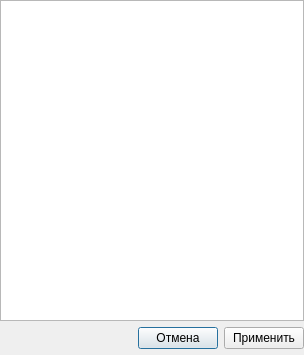
<?xml version="1.0" encoding="UTF-8"?>
<ui version="4.0">
 <class>DialogEditRecord</class>
 <widget class="QDialog" name="DialogEditRecord">
  <property name="geometry">
   <rect>
    <x>0</x>
    <y>0</y>
    <width>304</width>
    <height>355</height>
   </rect>
  </property>
  <property name="minimumSize">
   <size>
    <width>304</width>
    <height>355</height>
   </size>
  </property>
  <property name="mouseTracking">
   <bool>true</bool>
  </property>
  <property name="windowTitle">
   <string>Редактор</string>
  </property>
  <layout class="QGridLayout" name="gridLayout">
   <property name="leftMargin">
    <number>0</number>
   </property>
   <property name="topMargin">
    <number>0</number>
   </property>
   <property name="rightMargin">
    <number>0</number>
   </property>
   <property name="bottomMargin">
    <number>6</number>
   </property>
   <item row="0" column="0" colspan="3">
    <widget class="QTreeView" name="treeView">
     <property name="styleSheet">
      <string notr="true">QLineEdit{
	width:100%;
	height:100%;
	min-width:100%;
}

QAbstractItemView:item::selected{
color:#fff;
background-color: #3399FF;
}

QWidget{
bacground-color:rgba(255, 255, 191, 127);
}</string>
     </property>
     <property name="editTriggers">
      <set>QAbstractItemView::CurrentChanged|QAbstractItemView::EditKeyPressed|QAbstractItemView::SelectedClicked</set>
     </property>
     <property name="showDropIndicator" stdset="0">
      <bool>true</bool>
     </property>
     <property name="alternatingRowColors">
      <bool>true</bool>
     </property>
     <property name="rootIsDecorated">
      <bool>false</bool>
     </property>
     <property name="expandsOnDoubleClick">
      <bool>false</bool>
     </property>
    </widget>
   </item>
   <item row="1" column="0">
    <spacer name="horizontalSpacer">
     <property name="orientation">
      <enum>Qt::Horizontal</enum>
     </property>
     <property name="sizeHint" stdset="0">
      <size>
       <width>189</width>
       <height>20</height>
      </size>
     </property>
    </spacer>
   </item>
   <item row="1" column="1">
    <widget class="QPushButton" name="pushButton">
     <property name="text">
      <string>Отмена</string>
     </property>
    </widget>
   </item>
   <item row="1" column="2">
    <widget class="QPushButton" name="pushButton_2">
     <property name="text">
      <string>Применить</string>
     </property>
    </widget>
   </item>
  </layout>
 </widget>
 <tabstops>
  <tabstop>treeView</tabstop>
  <tabstop>pushButton</tabstop>
  <tabstop>pushButton_2</tabstop>
 </tabstops>
 <resources/>
 <connections/>
</ui>
